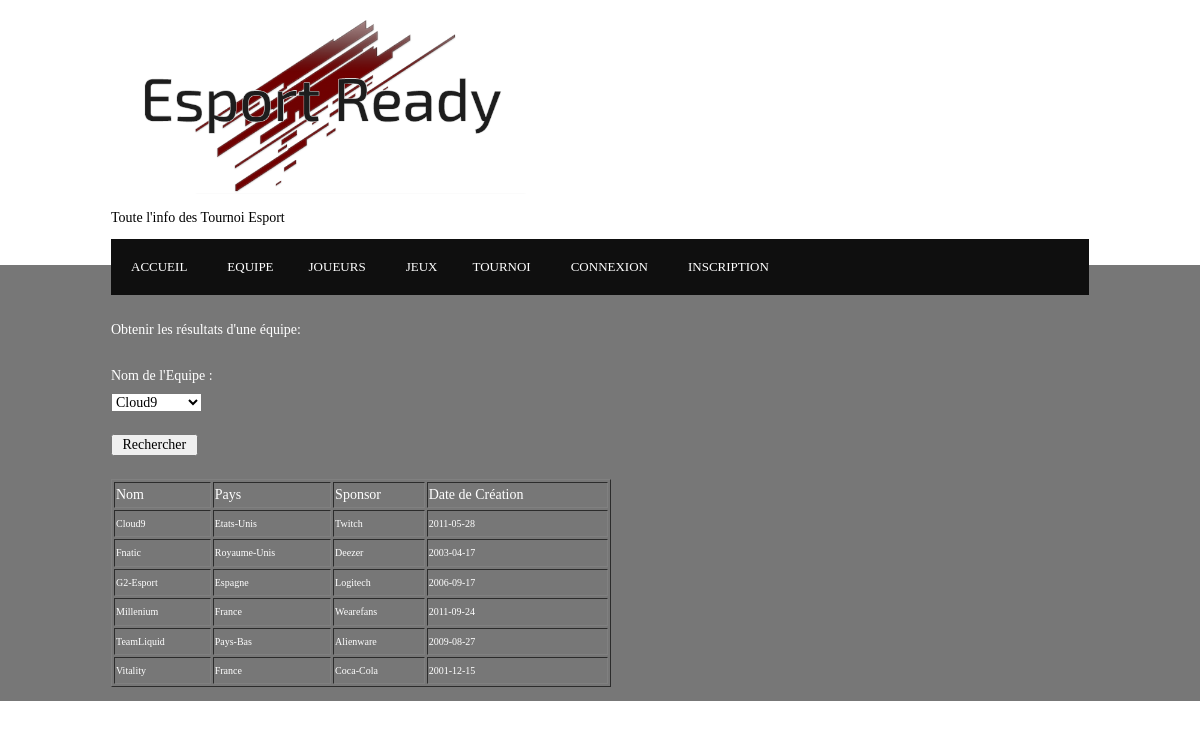
Screenshot of /pages/equipe.php with the database file from the repository.
### tables this page shows
CREATE TABLE Equipe(
    nomEquipe VARCHAR(30) NOT NULL,
    paysEquipe VARCHAR(30) NOT NULL,
    sponsorEquipe VARCHAR(30),
    dateCreation date,
    idUtilisateurEquipe INT(2),
    PRIMARY KEY (nomEquipe),
    FOREIGN KEY (idUtilisateurEquipe) REFERENCES Utilisateur (identifiant)
);

### config.php (called while the page is built, shortened)
<?php
   $_GLOBALS['DB_USERNAME']='visiteur';
   $_GLOBALS['DB_PASSWORD']='456';
?>

### pages/equipe.php (the view, shortened to what this page needs)
<?php
    $_GLOBALS['numpage']=1;
    include('../header.php');
?>
<div class="overlay">
    <div class="hoc clear">
        <p class="texte">
        Obtenir les résultats d'une équipe: <br>
        <form method = "get">
        <label>Nom de l'Equipe  :</label><select name = "nomEquipe" id="nomEquipe"><br/>
                        <?php
                            $sql="SELECT DISTINCT nomEquipe FROM Equipe";
                            $result=mysqli_query($db,$sql);
                            while($array[]=$result->fetch_object());
                            array_pop($array);
                            foreach($array as $field)
                            {
                                ?>
                                <option value="<?php echo $field->nomEquipe;?>"><?php echo $field->nomEquipe;?></option>
                                <?php
                            }
                        ?>
                    </select><br>
        <input type = "submit" value = " Rechercher "/><br />
        </form>
        <table width=500 border=1>
            <tr>
                <td>Nom</td>
                <td>Pays</td>
                <td>Sponsor</td>
                <td>Date de Création</td>
            </tr>
        <?php
            $sql = "SELECT nomEquipe, paysEquipe, sponsorEquipe, dateCreation FROM Equipe";
            $result = mysqli_query($db,$sql);
            while ($get_info = $result->fetch_assoc()){
            print "<tr>\n";
            foreach ($get_info as $field)
            print "\t<td><font size=1/>$field</font></td>\n";
            print "</tr>\n";
            }
            print "</table>\n";
        ?>
        </p>
    </div>
</div>

### header.php (shortened to what this page needs)
<?php
    if(isset ($_SESSION['login_user']))
    {
        if((isset ($_GLOBALS['numpage'])) && ($_GLOBALS['numpage']==0))
        {
            ?>
            <!DOCTYPE html>
            <html lang="">
            <head>
            <title>Esport Ready</title>
            <meta charset="utf-8">
            <meta name="viewport" content="width=device-width, initial-scale=1.0, maximum-scale=1.0, user-scalable=no">
            <link href="style.css" rel="stylesheet" type="text/css" media="all">
            <link rel="icon" type="EsportReady.png" href="EsportReady.png" />
            </head>
            <body>
                <header id="header" class="hoc clear">
                    <div id="logo" class="quick_left">
                    <p><a href="index.php"><img src="EsportReady.png" alt="Esport Ready" style="width:60%;"></a></p>
                    <p>Toute l'info des Tournoi Esport</p>
                    </div>
                </header>
            <nav id="mainav" class="hoc clear">
                <ul class="clear">
                <li><a href="index.php">ACCUEIL</a></li>
                <li><a href='pages/equipe.php'>EQUIPE</a></li>
                <li><a class="drop" href='pages/joueurs.php'>JOUEURS</a>
                    <ul>
                    <li><a href="pages/partJoueur.php">Participation des Joueurs</a></li>
                    </ul>
                </li>
                <li><a href='pages/jeux.php'>JEUX</a></li>
                <li><a class="drop" href='pages/tournoi.php'>TOURNOI</a>
                    <ul>
                    <li><a href="pages/result.php">Resultats Tournoi</a></li>
                    <li><a href="pages/ajoutTournoi.php">Ajouter un Tournoi</a></li>
                    </ul>
                </li>
                <li><a href='pages/ajoutJoueur.php'>Ajouter un Joueur</a></li>
                <li><a href='pages/ajoutEquipe.php'>Ajouter une Equipe</a></li>
                <li><a href='logout.php'>Deconnexion</a></li>
                </ul>
            </nav>
            <?php
        }
        else
        {
            ?>
            <!DOCTYPE html>
            <html lang="">
            <head>
            <title>Esport Ready</title>
            <meta charset="utf-8">
            <meta name="viewport" content="width=device-width, initial-scale=1.0, maximum-scale=1.0, user-scalable=no">
            <link href="../style.css" rel="stylesheet" type="text/css" media="all">
            <link rel="icon" type="EsportReady.png" href="../EsportReady.png" />
            </head>
            <body>
                <header id="header" class="hoc clear">
                    <div id="logo" class="quick_left">
                    <p><a href="../index.php"><img src="../EsportReady.png" alt="Esport Ready" style="width:60%;"></a></p>
                    <p>Toute l'info des Tournoi Esport</p>
                    </div>
                </header>
            <nav id="mainav" class="hoc clear">
                <ul class="clear">
                <li><a href="../index.php">ACCUEIL</a></li>
                <li><a href='equipe.php'>EQUIPE</a></li>
                <li><a class="drop" href='joueurs.php'>JOUEURS</a>
                    <ul>
                    <li><a href="partJoueur.php">Participation des Joueurs</a></li>
                    </ul>
                </li>
                <li><a href='jeux.php'>JEUX</a></li>
                <li><a class="drop" href='tournoi.php'>TOURNOI</a>
                    <ul>
                    <li><a href="result.php">Resultats Tournoi</a></li>
                    <li><a href="ajoutTournoi.php">Ajouter un Tournoi</a></li>
                    </ul>
                </li>
                <li><a href='ajoutJoueur.php'>Ajouter un Joueur</a></li>
                <li><a href='ajoutEquipe.php'>Ajouter une Equipe</a></li>
                <li><a href='../logout.php'>Deconnexion</a></li>
                </ul>
            </nav>
            <?php
        }
    }
    else
    {
        if((isset ($_GLOBALS['numpage'])) && ($_GLOBALS['numpage']==0))
        {
            ?>
            <!DOCTYPE html>
            <html lang="">
            <head>
            <title>Esport Ready</title>
            <meta charset="utf-8">
            <meta name="viewport" content="width=device-width, initial-scale=1.0, maximum-scale=1.0, user-scalable=no">
            <link href="style.css" rel="stylesheet" type="text/css" media="all">
            <link rel="icon" type="EsportReady.png" href="EsportReady.png" />
            </head>
            <body>
                <header id="header" class="hoc clear">
                    <div id="logo" class="quick_left">
                    <p><a href="index.php"><img src="EsportReady.png" alt="Esport Ready" style="width:60%;"></a></p>
                    <p>Toute l'info des Tournoi Esport</p>
                    </div>
                </header>
            <nav id="mainav" class="hoc clear">
                <ul class="clear">
                <li><a href="index.php">ACCUEIL</a></li>
                <li><a href='pages/equipe.php'>EQUIPE</a></li>
                <li><a class="drop" href='pages/joueurs.php'>JOUEURS</a>
                    <ul>
                    <li><a href="pages/partJoueur.php">Participation des Joueurs</a></li>
                    </ul>
                </li>
                <li><a href='pages/jeux.php'>JEUX</a></li>
                <li><a class="drop" href='pages/tournoi.php'>TOURNOI</a>
                    <ul>
                    <li><a href="pages/result.php">Resultats Tournoi</a></li>
                    </ul>
                </li>
                <li><a href='login.php'>Connexion</a></li>
                <li><a href='signin.php'>Inscription</a></li>
                </ul>
            </nav>
            <?php
        }
        else
        {
            ?>
            <!DOCTYPE html>
            <html lang="">
            <head>
            <link href="../style.css" rel="stylesheet" type="text/css" media="all">
            </head>
            <body>
                <header id="header" class="hoc clear">
                    <div id="logo" class="quick_left">
                    <p><a href="../index.php"><img src="../EsportReady.png" alt="Esport Ready" style="width:60%;"></a></p>
                    <p>Toute l'info des Tournoi Esport</p>
                    </div>
                </header>
            <nav id="mainav" class="hoc clear">
                <ul class="clear">
                <li><a href="../index.php">ACCUEIL</a></li>
                <li><a href='equipe.php'>EQUIPE</a></li>
                <li><a class="drop" href='joueurs.php'>JOUEURS</a>
                </li>
                <li><a href='jeux.php'>JEUX</a></li>
                <li><a class="drop" href='tournoi.php'>TOURNOI</a>
                </li>
                <li><a href='../login.php'>Connexion</a></li>
                <li><a href='../signin.php'>Inscription</a></li>
                </ul>
            </nav>
            <?php
        }
    }
?>

### style.css (style rules this page uses)
.hoc { display:block; margin:0 auto; }
.clear, .group { display:block; }
body { margin:0; padding:0; font-size:14px; line-height:1.6em; }
.overlay { position:relative; z-index:1; }
.overlay::after { display:block; position:absolute; top:0; left:0; width:100%; height:100%; content:""; z-index:-1; }
.clear::before, .clear::after, .group::before, .group::after { display:table; content:""; }
.clear, .clear::after, .group, .group::after { clear:both; }
a { outline:none; text-decoration:none; }
body { font-family:Exo2_Light; }
#header .quick_left { float: left; margin: 0; padding: 0; line-height: 1; }
.texte { padding:10px 0; margin-left: auto; display:block; font-family: Exo2; }
form, fieldset, legend { margin:0; padding:0; border:none; }
label, input, textarea, select, button { display:block; resize:none; outline:none; font-size:inherit; font-family:inherit; }
label { margin-bottom:5px; }
nav ul, nav ol { margin:0; padding:0; list-style:none; }
#mainav { line-height:normal; }
#mainav .drop::after, #mainav li li .drop::after { position:absolute; font-family:"FontAwesome"; font-size:10px; line-height:10px; }
#mainav { position:relative; margin-bottom:-30px; padding:0; z-index:999; }
#mainav ul { text-transform:uppercase; font-size: 13px; }
#mainav li { display:block; float:left; position:relative; margin:0; padding:0; }
#mainav li:last-child { margin-right:0; }
#mainav li a { display:block; padding:20px; }
#mainav .drop { padding-left:15px; }
#mainav .drop::after { top:25px; left:5px; }
body { background-color:rgb(255, 255, 255); }
.overlay { color:#FFFFFF; background-color:rgb(119, 119, 119); }
#mainav { color:#FFFFFF; background-color:#0f0f0f; }
#mainav li a { color:inherit; }
@media screen and (min-width:978px) { .hoc { max-width:978px; } }

### rows the page displays
equipe: nomEquipe "Cloud9", paysEquipe "Etats-Unis", sponsorEquipe "Twitch", dateCreation "2011-05-28"
equipe: nomEquipe "Fnatic", paysEquipe "Royaume-Unis", sponsorEquipe "Deezer", dateCreation "2003-04-17"
equipe: nomEquipe "G2-Esport", paysEquipe "Espagne", sponsorEquipe "Logitech", dateCreation "2006-09-17"
equipe: nomEquipe "Millenium", paysEquipe "France", sponsorEquipe "Wearefans", dateCreation "2011-09-24"
equipe: nomEquipe "TeamLiquid", paysEquipe "Pays-Bas", sponsorEquipe "Alienware", dateCreation "2009-08-27"
equipe: nomEquipe "Vitality", paysEquipe "France", sponsorEquipe "Coca-Cola", dateCreation "2001-12-15"

### other values shown
form field nomEquipe "Cloud9"
